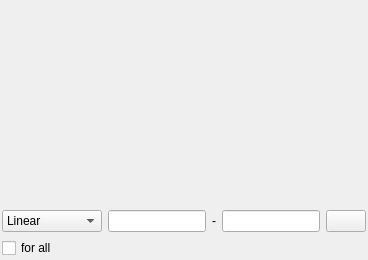
<?xml version="1.0" encoding="UTF-8"?>
<ui version="4.0">
 <class>HistogramView</class>
 <widget class="QWidget" name="HistogramView">
  <property name="geometry">
   <rect>
    <x>0</x>
    <y>0</y>
    <width>368</width>
    <height>260</height>
   </rect>
  </property>
  <property name="minimumSize">
   <size>
    <width>0</width>
    <height>0</height>
   </size>
  </property>
  <property name="windowTitle">
   <string>Form</string>
  </property>
  <layout class="QVBoxLayout" name="verticalLayout">
   <property name="leftMargin">
    <number>0</number>
   </property>
   <property name="topMargin">
    <number>0</number>
   </property>
   <property name="rightMargin">
    <number>0</number>
   </property>
   <property name="bottomMargin">
    <number>0</number>
   </property>
   <item>
    <widget class="QwtPlot" name="chartWidget">
     <property name="sizePolicy">
      <sizepolicy hsizetype="Preferred" vsizetype="Preferred">
       <horstretch>0</horstretch>
       <verstretch>1</verstretch>
      </sizepolicy>
     </property>
    </widget>
   </item>
   <item>
    <widget class="QFrame" name="controlFrame">
     <property name="frameShape">
      <enum>QFrame::NoFrame</enum>
     </property>
     <property name="frameShadow">
      <enum>QFrame::Raised</enum>
     </property>
     <layout class="QGridLayout" name="gridLayout">
      <property name="leftMargin">
       <number>2</number>
      </property>
      <property name="topMargin">
       <number>2</number>
      </property>
      <property name="rightMargin">
       <number>2</number>
      </property>
      <property name="bottomMargin">
       <number>2</number>
      </property>
      <item row="0" column="1">
       <widget class="QLineEdit" name="imageMinIntensity">
        <property name="sizePolicy">
         <sizepolicy hsizetype="Expanding" vsizetype="Fixed">
          <horstretch>1</horstretch>
          <verstretch>0</verstretch>
         </sizepolicy>
        </property>
       </widget>
      </item>
      <item row="0" column="0">
       <widget class="QComboBox" name="imageScaleBox">
        <item>
         <property name="text">
          <string>Linear</string>
         </property>
        </item>
        <item>
         <property name="text">
          <string>Sine</string>
         </property>
        </item>
        <item>
         <property name="text">
          <string>Square Root</string>
         </property>
        </item>
        <item>
         <property name="text">
          <string>Logarithmic</string>
         </property>
        </item>
       </widget>
      </item>
      <item row="0" column="3">
       <widget class="QLineEdit" name="imageMaxIntensity">
        <property name="sizePolicy">
         <sizepolicy hsizetype="Expanding" vsizetype="Fixed">
          <horstretch>1</horstretch>
          <verstretch>0</verstretch>
         </sizepolicy>
        </property>
       </widget>
      </item>
      <item row="0" column="2">
       <widget class="QLabel" name="label_3">
        <property name="text">
         <string>-</string>
        </property>
       </widget>
      </item>
      <item row="1" column="0">
       <widget class="QCheckBox" name="forAllButton">
        <property name="toolTip">
         <string>&lt;html&gt;&lt;head/&gt;&lt;body&gt;&lt;p&gt;Try to use same scaling for all subsequent images&lt;/p&gt;&lt;/body&gt;&lt;/html&gt;</string>
        </property>
        <property name="text">
         <string>for all</string>
        </property>
       </widget>
      </item>
      <item row="0" column="4">
       <widget class="QPushButton" name="resetButton">
        <property name="sizePolicy">
         <sizepolicy hsizetype="Preferred" vsizetype="Fixed">
          <horstretch>0</horstretch>
          <verstretch>0</verstretch>
         </sizepolicy>
        </property>
        <property name="minimumSize">
         <size>
          <width>0</width>
          <height>0</height>
         </size>
        </property>
        <property name="toolTip">
         <string>&lt;html&gt;&lt;head/&gt;&lt;body&gt;&lt;p&gt;Reset to histogram range&lt;/p&gt;&lt;/body&gt;&lt;/html&gt;</string>
        </property>
        <property name="text">
         <string/>
        </property>
        <property name="icon">
         <iconset resource="icons.qrc">
          <normaloff>:/resources/icons/view-refresh.png</normaloff>:/resources/icons/view-refresh.png</iconset>
        </property>
       </widget>
      </item>
     </layout>
    </widget>
   </item>
  </layout>
 </widget>
 <customwidgets>
  <customwidget>
   <class>QwtPlot</class>
   <extends>QFrame</extends>
   <header>qwt_plot.h</header>
   <container>1</container>
  </customwidget>
 </customwidgets>
 <resources>
  <include location="icons.qrc"/>
 </resources>
 <connections/>
</ui>
